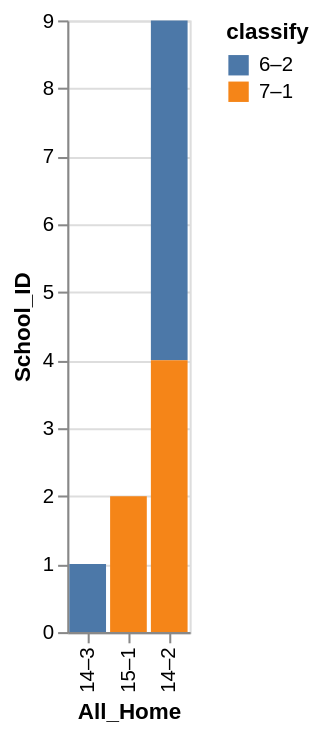

Vega-Lite specification for this chart:
### Vega-Lite specification from a JSON file in a GitHub repository (floating-point values rounded to 4 significant figures)
{"data": {"values": [{"x_data": "15–1", "y_data": 0, "classify": "6–2"}, {"x_data": "14–3", "y_data": 1, "classify": "6–2"}, {"x_data": "14–2", "y_data": 5, "classify": "6–2"}, {"x_data": "15–1", "y_data": 2, "classify": "7–1"}, {"x_data": "14–3", "y_data": 0, "classify": "7–1"}, {"x_data": "14–2", "y_data": 4, "classify": "7–1"}]}, "mark": "bar", "encoding": {"x": {"field": "x_data", "type": "nominal", "title": "All_Home", "sort": {"op": "sum", "field": "y_data", "order": "ascending"}}, "y": {"field": "y_data", "type": "quantitative", "title": "School_ID"}, "color": {"field": "classify"}}}
